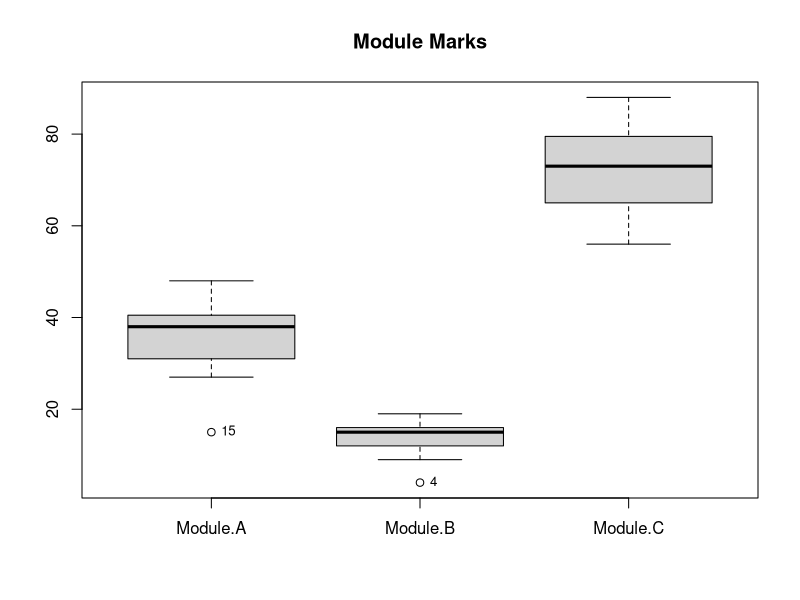
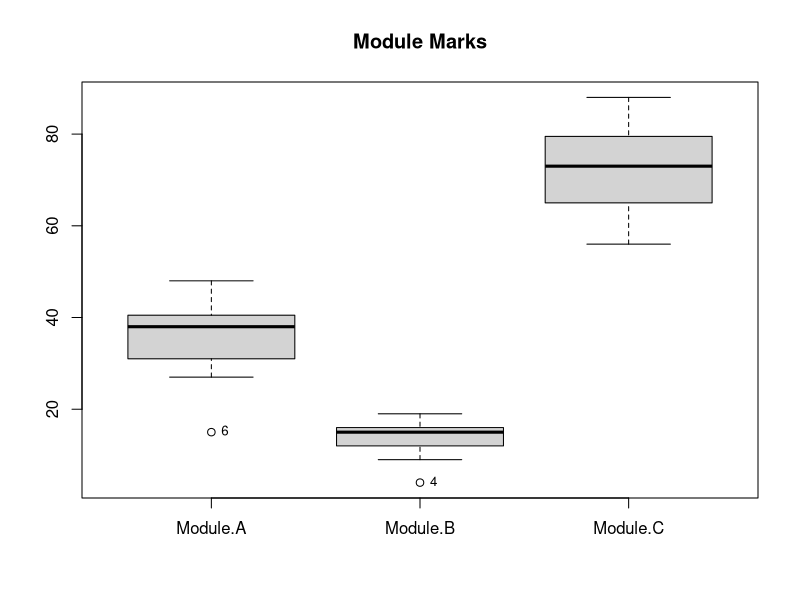
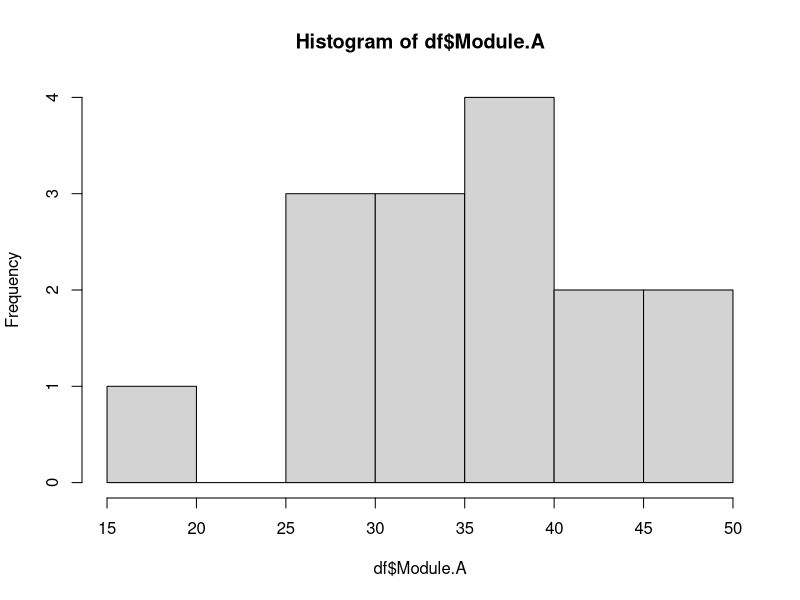
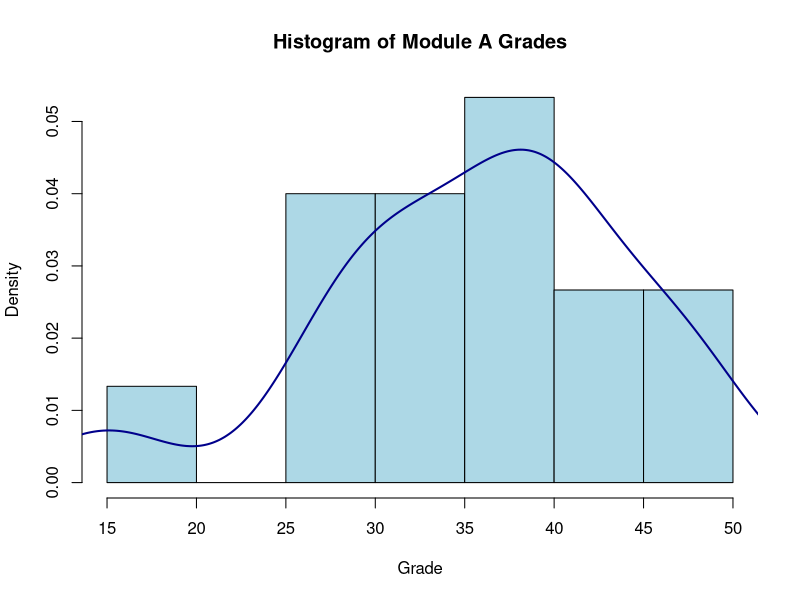
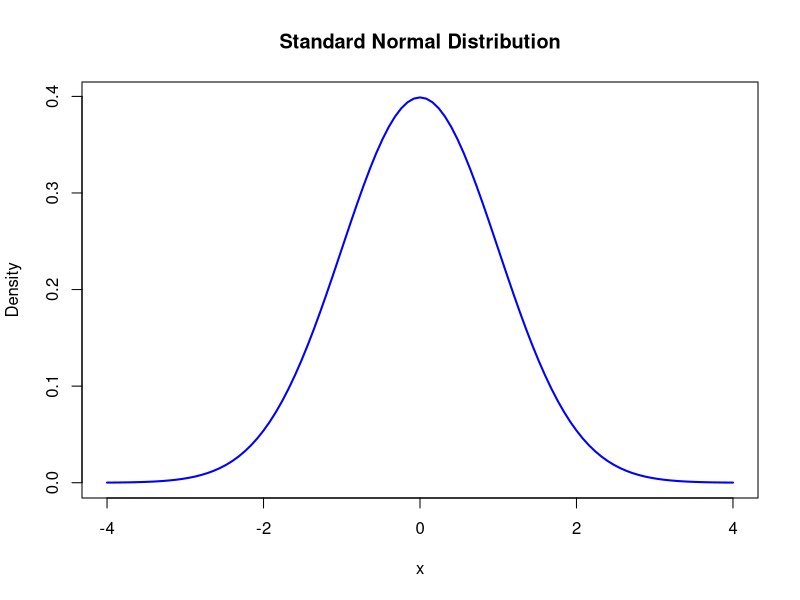

Recreate these plots in R, in order.
## ---- chunk 1
1 + 1
## ---- chunk 2
rm(list = ls()) # clear the environment of variables
#load the data (it is saved within the subfolder called data)
df <-read.csv("data/ModuleMarks.csv")
head(df) #display the top 6 rows
## ---- chunk 3
summary(df)
sapply(df,sd)
## ---- chunk 4
moduleTotals <- c(50,20,100)
#example of calculating percentage for a single column
100*df$Module.B/moduleTotals[2]

#using sweep() to do all at once.
modPrct <- sweep(df,2,moduleTotals, FUN ="/")*100
head(modPrct)
## ---- chunk 5
summary(modPrct)
## ---- chunk 6
#this is for a single module
zA <- (df$Module.A-mean(df$Module.A))/sd(df$Module.A)
#we can now see that the mean is close to 0
mean(zA)
#and the standard deviation is close to 1.
sd(zA)
## ---- chunk 7
bigX <- 1000000000
smallX <- 0.000000001
bigX
smallX
## ---- chunk 8
zDf <- scale(df) #z-score
head(zDf) #check data
zDf <- as.data.frame(zDf) # turn back into a data frame
summary(zDf) #get summary stats
sapply(zDf, sd) #check sds
## ---- chunk 9
bp <- boxplot(df, main = "Module Marks") #create a boxplot
# label each outlier point with its value
text(x = bp$group, y = bp$out, labels = bp$out, pos = 4, cex = 0.8)
## ---- chunk 10
bp <- boxplot(df, main = "Module Marks")

#this finds the row in each group that has that outlier value 
row_labels <- mapply(function(val, grp) {
  colname <- names(df)[grp]
  which(df[[colname]] == val)[1]
}, bp$out, bp$group)

text(x = bp$group, y = bp$out, labels = row_labels, pos = 4, cex = 0.8)

## ---- chunk 11
zDf > 2
zDf < -2
## ---- chunk 12
hist(df$Module.A, breaks = 5) ##a histogram of a single module scores
## ---- chunk 13
d <- density(df$Module.A) #calculate smoothed density
#plot the histogram as density per bin instead of frequency
hist(df$Module.A, breaks = 10, main = "Histogram of Module A Grades", 
     xlab = "Grade", col = "lightblue", freq = FALSE)
#add density line to the plot
lines(d, col = "darkblue", lwd = 2)
## ---- chunk 14
curve(dnorm(x, mean = 0, sd = 1), from = -4, to = 4,
      main = "Standard Normal Distribution",
      xlab = "x", ylab = "Density", lwd = 2, col = "blue")
